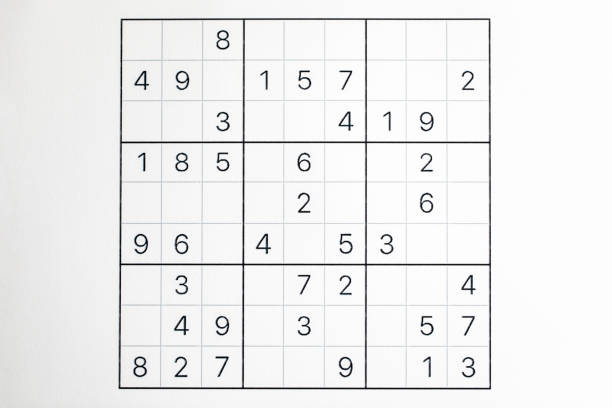
#> input picture extractor/sudoku4.jpg, 612 x 408 px
$ python -i functions.py   (imports and definitions only)
#> lines starting #> are read from the running program, lines starting #| are printed output that depends on the picture; after the words box and inside, x2 and y2 are one past the last pixel; in counts of white or black regions, pixels touching at a corner belong together
#> further down, picture is the input picture: shape (408, 612, 3); mean B, G, R 239.1, 239.2, 239.1
# Helper Functions for Extractor
# Documentation and cleaning yet to be done

import cv2
import numpy as np

def preProcess(img):
    imgGray = cv2.cvtColor(img, cv2.COLOR_BGR2GRAY)  # CONVERT IMAGE TO GRAY SCALE
    imgBlur = cv2.GaussianBlur(imgGray, (5, 5), 1)  # ADD GAUSSIAN BLUR
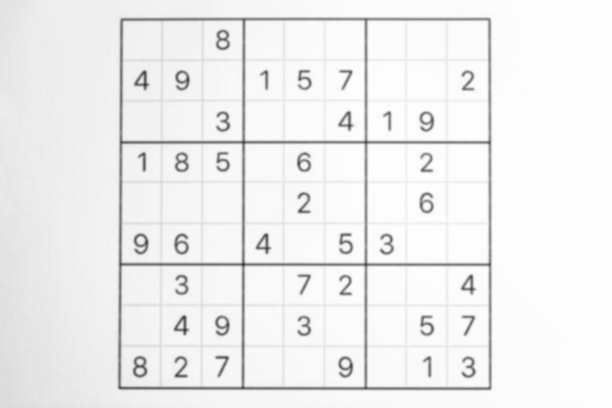
#> imgBlur: shape (408, 612); min 56, max 254, mean 239.2
    imgThreshold = cv2.adaptiveThreshold(imgBlur, 255, 1, 1, 11, 2)  # APPLY ADAPTIVE THRESHOLD
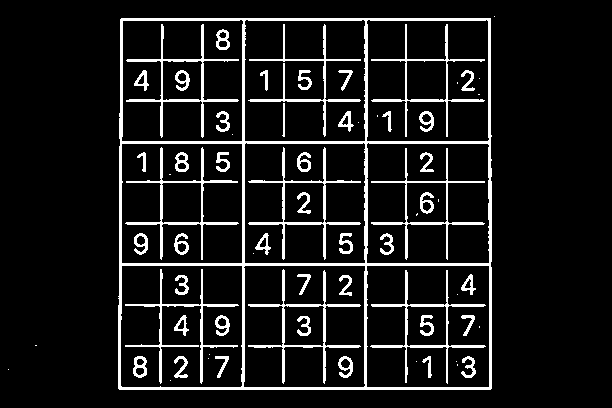
#> imgThreshold: shape (408, 612); 9.6% white; 70 white regions (21 under 20 px), largest, box (x1, y1, x2, y2) and area: (118, 18, 492, 390) 8987, (248, 269, 361, 384) 1209, (126, 24, 239, 138) 1177
    return imgThreshold

# [74 lines left out: functions reorder, biggestContour, splitBoxes, getPredection, displayNumbers, drawGrid, not called in this run]

>>> import cv2
>>> picture = cv2.imread('sudoku4.jpg')
>>> result = preProcess(picture)
